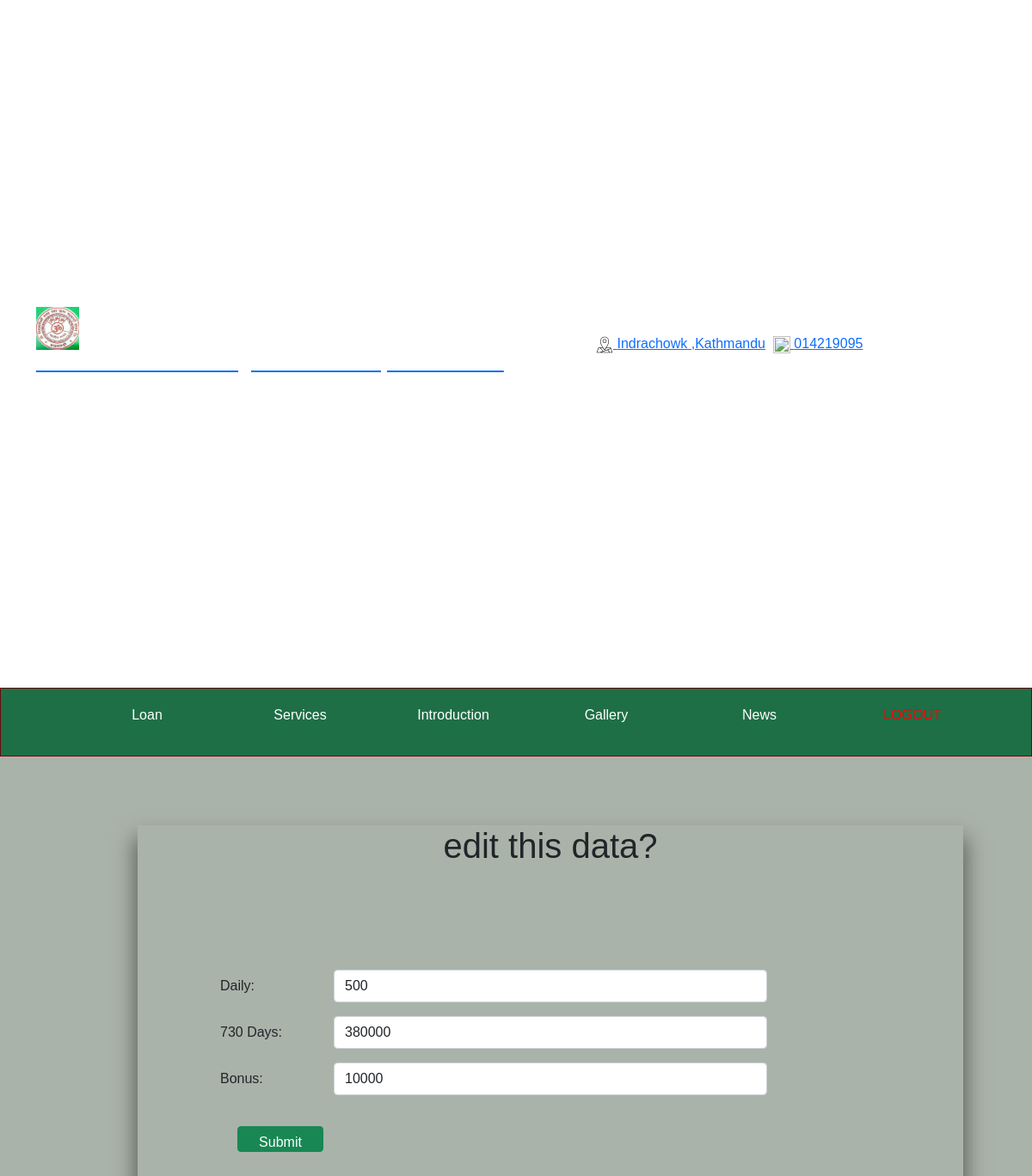
The app's page /730_update_page.php?id=1 (signed in) with its own data.
### tables this page shows
CREATE TABLE `days_730` (
  `id` int(11) NOT NULL,
  `daily` varchar(10) DEFAULT NULL,
  `all_days` varchar(15) DEFAULT NULL,
  `bonus` varchar(15) DEFAULT NULL
);

### 730_update_page.php (the view, shortened to what this page needs)
<?php
if(!isset($_SESSION['admin_id'])){
  header('location: admin_login.php');
}
else{
?>
<html>
    <head>
        <link href="https://cdn.jsdelivr.net/npm/bootstrap@5.1.1/dist/css/bootstrap.min.css" rel="stylesheet">
	<link rel="stylesheet" href="css/style.css">
</head>
<body>
    <?php include('portion/menu_admin.php'); ?>
    <?php
    $i = $_GET['id'];
$con = mysqli_connect('localhost','root','') or die(mysqli_error($con));
mysqli_select_db($con,'finance') or die(mysqli_error($con));
$query = "SELECT * FROM days_730 where id =$i";
$result = mysqli_query($con,$query)or die(mysqli_error($con));
$arr=mysqli_fetch_array($result,MYSQLI_ASSOC);
?>
<div class="about-sec-ab">
    <h1 align="center">edit this data?</h1>
    <form method="POST" action="core/730_update_process.php" class="add-admin">
    <div class="login-user"><input type="hidden" name="id" value="<?php echo $arr['id']?>"></div><br>
  <div class="row mb-3">
    <label for="inputEmail3" class="col-sm-2 col-form-label">Daily:</label>
    <div class="col-sm-8">
      <input type="text" class="form-control" id="daily" name="daily" value="<?php echo $arr['daily']?>">
    </div>
  </div>
  <div class="row mb-3">
    <label for="inputEmail3" class="col-sm-2 col-form-label"> 730 Days:</label>
    <div class="col-sm-8">
      <input type="text" class="form-control" id="all_days" name="all_days" value="<?php echo $arr['all_days']?>">
    </div>
  </div>
  <div class="row mb-3">
    <label for="inputEmail3" class="col-sm-2 col-form-label">  Bonus:</label>
    <div class="col-sm-8">
      <input type="text" class="form-control" id="bonus" name="bonus" value="<?php echo $arr['bonus']?>">
    </div>
  </div>
  <input type="submit" class="btn btn-success" name="submit" style="height: 30px; width:100px; margin-left:20px;  margin-top:20px;">
</form>
 </div>
</body>
</html>
<?php
}
?>

### css/style.css (style rules this page uses)
* { padding: 0; margin: 0; }
body { background-color:#aab3aa ; box-sizing: border-box; font-family: sans-serif; }
.about-sec-ab { margin-top: 10vh; margin-left: 20vh; margin-bottom: 20vh; border: 1px black; width: 80%; -webkit-box-shadow: 0px 17px 23px 3px rgba(26,25,25,0.55); -moz-box-shadow: 0px 17px 23px 3px rgba(26,25,25,0.55); box-shadow: 0px 17px 23px 3px rgba(26,25,25,0.55); }
.add-admin { margin: 12vh; padding-bottom: 10vh; }

### records on screen
days_730: daily "500", all_days "380000", bonus "10000"
